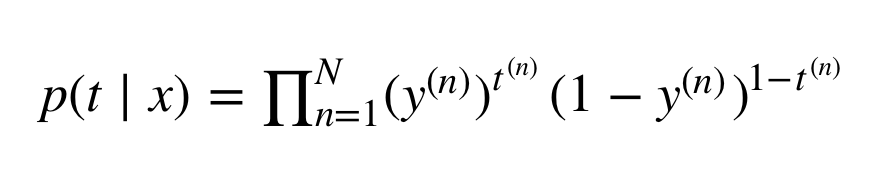
%> input picture data/test_overall/12.png, 882 x 176 px
$ octave main.m   (GNU Octave 9; MATLAB toolbox functions it lacks are replaced by stand-ins)
%> lines starting %> are read from the running program, lines starting %| are printed output that depends on the picture; in (x1, y1, x2, y2) boxes, pixels count from 0 and x2, y2 are one past the last pixel; in counts of white or black regions, pixels touching at a corner belong together; the program's own positions count from 1
### code/rough_cut.m
function [result, coordinate] = rough_cut(im, current_origin)

result = {};
coordinate = [];
n = size(im);
n = max(n);
for i = 1:n
    tempt1 = im{i};
    tempt2 = current_origin(i,:);

    sum_col = sum(tempt1, 1);
    sum_row = sum(tempt1, 2);

    indices_col = find(sum_col == size(tempt1,1));
    indices_row = find(sum_row == size(tempt1,2));

    if( isempty(indices_col) && isempty(indices_row) )
        result = [result, tempt1];
        coordinate = [coordinate; tempt2 tempt2(1)+size(tempt1, 1)-1 tempt2(2)+size(tempt1, 2)-1];

    elseif( ~isempty(indices_col) )
        [cut_vertical, origin_vertical] = cut_element_vertical(tempt1, tempt2);
        [tempt_result, tempt_coordinate] = rough_cut(cut_vertical, origin_vertical);
        result = [result, tempt_result];
        coordinate = [coordinate; tempt_coordinate];

    else
        [cut_horizontal, origin_horizontal] = cut_element_horizontal(tempt1, tempt2);
        [tempt_result, tempt_coordinate] = rough_cut(cut_horizontal, origin_horizontal);
        result = [result, tempt_result];
        coordinate = [coordinate; tempt_coordinate];
    end

end


### code/cut_element_vertical.m
function [result, result_origin_coordinate] = cut_element_vertical(im, origin_coordinate)

result = {};
result_origin_coordinate = [];
i=1;
while 1
    sum_col = sum(im,1);

    indices_col_1 = find(sum_col ~= size(im,1));

    if isempty(indices_col_1)
        break;
    end

    if size(indices_col_1,2) == size(im,2);
        result{i} = im;
        result_origin_coordinate = [result_origin_coordinate; origin_coordinate];
        break;
    end

    im = im(:,indices_col_1(1):size(im,2) );
    if i > 1
        origin_coordinate(2) = indices_col_1(1)+indices_col_2(1)+result_origin_coordinate(i-1,2)-2;
    else
        origin_coordinate(2) = indices_col_1(1) + origin_coordinate(2) -1 ;
    end

    sum_col = sum(im,1);

    indices_col_2 = find(sum_col == size(im,1));

    if isempty(indices_col_2)
        result{i} = im;
        result_origin_coordinate = [result_origin_coordinate; origin_coordinate];
        break;
    else
        result{i} = im(:,1:indices_col_2(1)-1);
        result_origin_coordinate = [result_origin_coordinate; origin_coordinate];
    end


    im = im(:,indices_col_2(1):size(im,2));
    origin_coordinate(2) = indices_col_2(1);

    i = i+1;
end


% [22 lines of commented-out code are left out]

### code/deep_cut_left.m
function [output_imgs, output_boundries] = deep_cut(in_m, g)
    output_imgs = cell(0);
    output_boundries = zeros(0,4);
    m = reverse(in_m);
    while (sum(m(:)) ~= 0)
        temp = zeros(size(m));
        [y0, x0] = find_leftmost(m);
        [m, temp, boundry] = find_connected_component(m, temp, y0, x0, [y0, x0, y0, x0]);
        output_imgs = [output_imgs reverse(temp(boundry(1):boundry(3),boundry(2):boundry(4)))];
        output_boundries = [output_boundries; boundry + [g(1), g(3), g(1), g(3) ]];
    end
end

function new_img = reverse(m)
   new_img = zeros(size(m));
   for i = 1:size(m,1)
       for j = 1:size(m,2)
           if m(i,j) == 0
               new_img(i,j) = 1;
           end
       end
   end
end

% [75 lines left out: functions find_leftmost, find_connected_component, not called in this run]

### code/main.m
%%

%EECS 445 Group Project
%LaTex Transformer

addpath(genpath(fullfile('tmp')));
addpath(genpath(fullfile('classification_code')));
addpath(genpath(fullfile('toolbox')));
%run('toolbox/vlfeat-0.9.20/toolbox/vl_setup')

%% Image Preprocessing

%% Rough Segmentation


im = imread('data/test_overall/12.png');
%> im is the input picture: size 176x882x3 uint8; min 0, max 255, mean 246.5
im = im2bw(im,0.9);
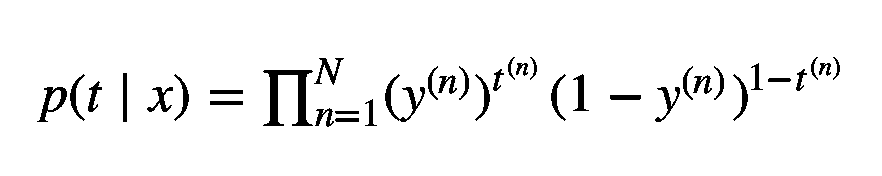
%> im: size 176x882 logical; 95.7% white; 37 black regions, largest, box (x1, y1, x2, y2) and area: (263, 70, 313, 126) 1113, (385, 74, 425, 122) 437, (37, 87, 67, 122) 353

image{1} = im;
[rough_result, rough_coord] = rough_cut(image, [1 1]);
%> in rough_cut, `n = size(im);`: n = [1 1]
%> in rough_cut, `n = max(n);`: n = 1
%> the loop in rough_cut, `for i = 1:n` made 1 pass
%> (tempt2, result) on pass 1: ([1 1], {})
%> after the loop in rough_cut, `for i = 1:n`: coordinate = 35 rows, first 8: [88 38 122 67; 75 71 121 85; 82 89 112 102; 74 124 122 127; 88 148 112 173; 75 175 121 189; 91 211 94 243; 102 211 105 243]; origin_vertical = 31 rows, first 12: [1 38; 1 71; 1 89; 1 124; 1 148; 1 175; 1 211; 1 264; 1 315; 1 366; 1 386; 1 429]; tempt_coordinate has the same summary as coordinate
%> rough_result = 35 items; rough_coord has the same summary as coordinate in rough_cut

rough_coord = [rough_coord(:,1) rough_coord(:,3) rough_coord(:,2) rough_coord(:,4)];
%> rough_coord = 35 rows, first 8: [88 122 38 67; 75 121 71 85; 82 112 89 102; 74 122 124 127; 88 112 148 173; 75 121 175 189; 91 94 211 243; 102 105 211 243]
%> the run ends on the next line


%% Deep Segmentation

deep_result = cell(0);
deep_coord = zeros(0,4);

for i = 1:size(rough_result,2)
    [new_result, result_boundries] = deep_cut_left(rough_result{i}, rough_coord(i,:));

$ run again, with data/test_overall/1.png copied over data/test_overall/12.png
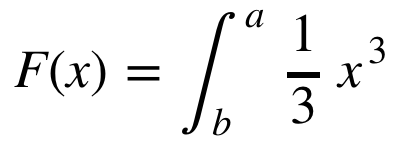
%> input picture data/test_overall/1.png, 406 x 159 px
%> im is the input picture: size 159x406x3 uint8; min 0, max 255, mean 243.7
%> `im = im2bw(im,0.9);`:
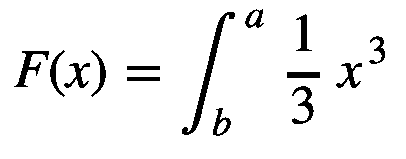
%> im: size 159x406 logical; 94.5% white; 14 black regions, largest, box (x1, y1, x2, y2) and area: (182, 12, 235, 135) 790, (14, 51, 49, 87) 372, (292, 86, 314, 124) 291
%> in rough_cut, `n = size(im);`: n = [1 1]
%> in rough_cut, `n = max(n);`: n = 1
%> the loop in rough_cut, `for i = 1:n` made 1 pass
%> (tempt2, result) on pass 1: ([1 1], {})
%> after the loop in rough_cut, `for i = 1:n`: coordinate = 12 rows, first 8: [52 15 87 49; 51 51 97 90; 51 92 97 106; 67 128 70 160; 78 128 81 160; 13 183 136 235; 10 246 28 264; 15 297 51 312]; origin_vertical = [1 15; 1 51; 1 92; 1 128; 1 183; 1 246; 1 288; 1 337; 1 370]; tempt_coordinate has the same summary as coordinate
%> `[rough_result, rough_coord] = rough_cut(image, [1 1]);`: rough_result = 12 items; rough_coord has the same summary as coordinate in rough_cut
%> `rough_coord = [rough_coord(:,1) rough_coord(:,3) rough_coord(:,2) roug..`: rough_coord = 12 rows, first 8: [52 87 15 49; 51 97 51 90; 51 97 92 106; 67 70 128 160; 78 81 128 160; 13 136 183 235; 10 28 246 264; 15 51 297 312]

$ run again, with data/test_overall/10.png copied over data/test_overall/12.png
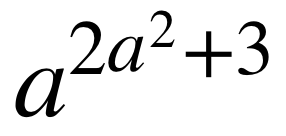
%> input picture data/test_overall/10.png, 286 x 136 px
%> im is the input picture: size 136x286x3 uint8; min 0, max 255, mean 234.6
%> `im = im2bw(im,0.9);`:
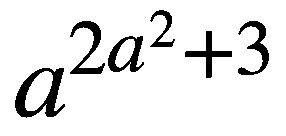
%> im: size 136x286 logical; 90.7% white; 6 black regions, box (x1, y1, x2, y2) and area: (15, 68, 65, 118) 1039, (70, 21, 105, 74) 611, (108, 36, 144, 72) 571, (238, 21, 269, 75) 569, (185, 31, 232, 78) 526, (150, 10, 175, 47) 316
%> in rough_cut, `n = size(im);`: n = [1 1]
%> in rough_cut, `n = max(n);`: n = 1
%> the loop in rough_cut, `for i = 1:n` made 1 pass
%> (result, origin_vertical) on pass 1: ({}, [1 16; 1 71; 1 109; 1 151; 1 186; 1 239])
%> after the loop in rough_cut, `for i = 1:n`: coordinate = [69 16 118 65; 22 71 74 105; 37 109 72 144; 11 151 47 175; 32 186 78 232; 22 239 75 269]; tempt_coordinate has the same summary as coordinate
%> `[rough_result, rough_coord] = rough_cut(image, [1 1]);`: rough_result = 6 items; rough_coord has the same summary as coordinate in rough_cut
%> `rough_coord = [rough_coord(:,1) rough_coord(:,3) rough_coord(:,2) roug..`: rough_coord = [69 118 16 65; 22 74 71 105; 37 72 109 144; 11 47 151 175; 32 78 186 232; 22 75 239 269]

$ run again, with data/test_overall/11.png copied over data/test_overall/12.png
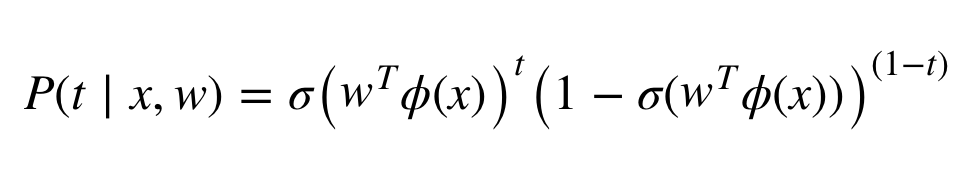
%> input picture data/test_overall/11.png, 962 x 188 px
%> im is the input picture: size 188x962x3 uint8; min 0, max 255, mean 247
%> `im = im2bw(im,0.9);`:
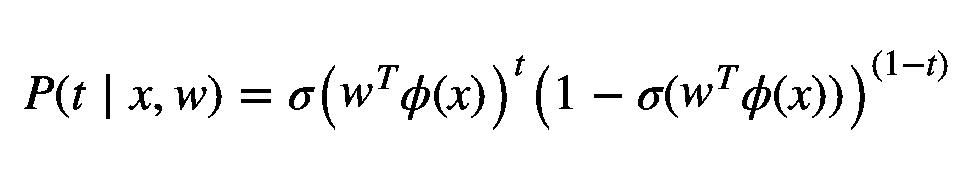
%> im: size 188x962 logical; 96% white; 38 black regions, largest, box (x1, y1, x2, y2) and area: (401, 75, 430, 120) 441, (742, 75, 771, 120) 441, (24, 76, 54, 109) 339
%> in rough_cut, `n = size(im);`: n = [1 1]
%> in rough_cut, `n = max(n);`: n = 1
%> the loop in rough_cut, `for i = 1:n` made 1 pass
%> (tempt2, result) on pass 1: ([1 1], {})
%> after the loop in rough_cut, `for i = 1:n`: coordinate = 34 rows, first 8: [77 25 109 54; 76 57 118 69; 83 74 110 86; 75 107 119 110; 88 129 110 153; 105 155 116 162; 88 175 110 207; 76 209 118 222]; origin_vertical = 33 rows, first 12: [1 25; 1 57; 1 74; 1 107; 1 129; 1 155; 1 175; 1 209; 1 242; 1 290; 1 323; 1 341]; tempt_coordinate has the same summary as coordinate
%> `[rough_result, rough_coord] = rough_cut(image, [1 1]);`: rough_result = 34 items; rough_coord has the same summary as coordinate in rough_cut
%> `rough_coord = [rough_coord(:,1) rough_coord(:,3) rough_coord(:,2) roug..`: rough_coord = 34 rows, first 8: [77 109 25 54; 76 118 57 69; 83 110 74 86; 75 119 107 110; 88 110 129 153; 105 116 155 162; 88 110 175 207; 76 118 209 222]
